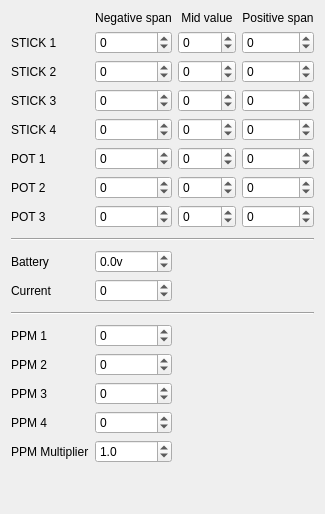
     <widget class="QWidget" name="tabCalibration">
      <attribute name="title">
       <string>Calibration</string>
      </attribute>
      <layout class="QGridLayout" name="gridLayout_2" rowstretch="0,0,0,0,0,0,0,0,0,0,0,0,0,0,0,0,0,1,0" columnstretch="0,1,1,1">
       <item row="3" column="0">
        <widget class="QLabel" name="label_17">
         <property name="text">
          <string>STICK 3</string>
         </property>
        </widget>
       </item>
       <item row="5" column="1">
        <widget class="QSpinBox" name="ana5Neg">
         <property name="statusTip">
          <string/>
         </property>
         <property name="minimum">
          <number>-9999</number>
         </property>
         <property name="maximum">
          <number>9999</number>
         </property>
        </widget>
       </item>
       <item row="0" column="1">
        <widget class="QLabel" name="label_24">
         <property name="text">
          <string>Negative span</string>
         </property>
         <property name="alignment">
          <set>Qt::AlignCenter</set>
         </property>
        </widget>
       </item>
       <item row="0" column="2">
        <widget class="QLabel" name="label_25">
         <property name="text">
          <string>Mid value</string>
         </property>
         <property name="alignment">
          <set>Qt::AlignCenter</set>
         </property>
        </widget>
       </item>
       <item row="0" column="3">
        <widget class="QLabel" name="label_26">
         <property name="text">
          <string>Positive span</string>
         </property>
         <property name="alignment">
          <set>Qt::AlignCenter</set>
         </property>
        </widget>
       </item>
       <item row="1" column="0">
        <widget class="QLabel" name="label_15">
         <property name="text">
          <string>STICK 1</string>
         </property>
        </widget>
       </item>
       <item row="1" column="1">
        <widget class="QSpinBox" name="ana1Neg">
         <property name="statusTip">
          <string/>
         </property>
         <property name="minimum">
          <number>-9999</number>
         </property>
         <property name="maximum">
          <number>9999</number>
         </property>
        </widget>
       </item>
       <item row="1" column="2">
        <widget class="QSpinBox" name="ana1Mid">
         <property name="statusTip">
          <string/>
         </property>
         <property name="minimum">
          <number>-9999</number>
         </property>
         <property name="maximum">
          <number>9999</number>
         </property>
         <property name="value">
          <number>0</number>
         </property>
        </widget>
       </item>
       <item row="1" column="3">
        <widget class="QSpinBox" name="ana1Pos">
         <property name="statusTip">
          <string/>
         </property>
         <property name="minimum">
          <number>-9999</number>
         </property>
         <property name="maximum">
          <number>9999</number>
         </property>
        </widget>
       </item>
       <item row="2" column="0">
        <widget class="QLabel" name="label_16">
         <property name="text">
          <string>STICK 2</string>
         </property>
        </widget>
       </item>
       <item row="2" column="1">
        <widget class="QSpinBox" name="ana2Neg">
         <property name="statusTip">
          <string/>
         </property>
         <property name="minimum">
          <number>-9999</number>
         </property>
         <property name="maximum">
          <number>9999</number>
         </property>
        </widget>
       </item>
       <item row="2" column="2">
        <widget class="QSpinBox" name="ana2Mid">
         <property name="statusTip">
          <string/>
         </property>
         <property name="minimum">
          <number>-9999</number>
         </property>
         <property name="maximum">
          <number>9999</number>
         </property>
        </widget>
       </item>
       <item row="2" column="3">
        <widget class="QSpinBox" name="ana2Pos">
         <property name="statusTip">
          <string/>
         </property>
         <property name="minimum">
          <number>-9999</number>
         </property>
         <property name="maximum">
          <number>9999</number>
         </property>
        </widget>
       </item>
       <item row="3" column="1">
        <widget class="QSpinBox" name="ana3Neg">
         <property name="statusTip">
          <string/>
         </property>
         <property name="minimum">
          <number>-9999</number>
         </property>
         <property name="maximum">
          <number>9999</number>
         </property>
        </widget>
       </item>
       <item row="3" column="2">
        <widget class="QSpinBox" name="ana3Mid">
         <property name="statusTip">
          <string/>
         </property>
         <property name="minimum">
          <number>-9999</number>
         </property>
         <property name="maximum">
          <number>9999</number>
         </property>
        </widget>
       </item>
       <item row="3" column="3">
        <widget class="QSpinBox" name="ana3Pos">
         <property name="statusTip">
          <string/>
         </property>
         <property name="minimum">
          <number>-9999</number>
         </property>
         <property name="maximum">
          <number>9999</number>
         </property>
        </widget>
       </item>
       <item row="4" column="0">
        <widget class="QLabel" name="label_18">
         <property name="text">
          <string>STICK 4</string>
         </property>
        </widget>
       </item>
       <item row="4" column="1">
        <widget class="QSpinBox" name="ana4Neg">
         <property name="statusTip">
          <string/>
         </property>
         <property name="minimum">
          <number>-9999</number>
         </property>
         <property name="maximum">
          <number>9999</number>
         </property>
         <property name="value">
          <number>0</number>
         </property>
        </widget>
       </item>
       <item row="4" column="2">
        <widget class="QSpinBox" name="ana4Mid">
         <property name="statusTip">
          <string/>
         </property>
         <property name="minimum">
          <number>-9999</number>
         </property>
         <property name="maximum">
          <number>9999</number>
         </property>
        </widget>
       </item>
       <item row="4" column="3">
        <widget class="QSpinBox" name="ana4Pos">
         <property name="statusTip">
          <string/>
         </property>
         <property name="minimum">
          <number>-9999</number>
         </property>
         <property name="maximum">
          <number>9999</number>
         </property>
        </widget>
       </item>
       <item row="5" column="0">
        <widget class="QLabel" name="label_19">
         <property name="text">
          <string>POT 1</string>
         </property>
        </widget>
       </item>
       <item row="5" column="2">
        <widget class="QSpinBox" name="ana5Mid">
         <property name="statusTip">
          <string/>
         </property>
         <property name="minimum">
          <number>-9999</number>
         </property>
         <property name="maximum">
          <number>9999</number>
         </property>
        </widget>
       </item>
       <item row="5" column="3">
        <widget class="QSpinBox" name="ana5Pos">
         <property name="statusTip">
          <string/>
         </property>
         <property name="minimum">
          <number>-9999</number>
         </property>
         <property name="maximum">
          <number>9999</number>
         </property>
        </widget>
       </item>
       <item row="6" column="0">
        <widget class="QLabel" name="label_20">
         <property name="text">
          <string>POT 2</string>
         </property>
        </widget>
       </item>
       <item row="6" column="1">
        <widget class="QSpinBox" name="ana6Neg">
         <property name="statusTip">
          <string/>
         </property>
         <property name="minimum">
          <number>-9999</number>
         </property>
         <property name="maximum">
          <number>9999</number>
         </property>
        </widget>
       </item>
       <item row="6" column="2">
        <widget class="QSpinBox" name="ana6Mid">
         <property name="statusTip">
          <string/>
         </property>
         <property name="minimum">
          <number>-9999</number>
         </property>
         <property name="maximum">
          <number>9999</number>
         </property>
        </widget>
       </item>
       <item row="6" column="3">
        <widget class="QSpinBox" name="ana6Pos">
         <property name="statusTip">
          <string/>
         </property>
         <property name="minimum">
          <number>-9999</number>
         </property>
         <property name="maximum">
          <number>9999</number>
         </property>
        </widget>
       </item>
       <item row="7" column="0">
        <widget class="QLabel" name="label_21">
         <property name="text">
          <string>POT 3</string>
         </property>
        </widget>
       </item>
       <item row="7" column="1">
        <widget class="QSpinBox" name="ana7Neg">
         <property name="statusTip">
          <string/>
         </property>
         <property name="minimum">
          <number>-9999</number>
         </property>
         <property name="maximum">
          <number>9999</number>
         </property>
        </widget>
       </item>
       <item row="7" column="2">
        <widget class="QSpinBox" name="ana7Mid">
         <property name="statusTip">
          <string/>
         </property>
         <property name="minimum">
          <number>-9999</number>
         </property>
         <property name="maximum">
          <number>9999</number>
         </property>
        </widget>
       </item>
       <item row="7" column="3">
        <widget class="QSpinBox" name="ana7Pos">
         <property name="statusTip">
          <string/>
         </property>
         <property name="minimum">
          <number>-9999</number>
         </property>
         <property name="maximum">
          <number>9999</number>
         </property>
        </widget>
       </item>
       <item row="9" column="0">
        <widget class="QLabel" name="label_22">
         <property name="text">
          <string>Battery</string>
         </property>
        </widget>
       </item>
       <item row="9" column="1">
        <widget class="QDoubleSpinBox" name="battCalib">
         <property name="statusTip">
          <string/>
         </property>
         <property name="suffix">
          <string>v</string>
         </property>
         <property name="decimals">
          <number>1</number>
         </property>
         <property name="minimum">
          <double>-9.900000000000000</double>
         </property>
         <property name="maximum">
          <double>9.900000000000000</double>
         </property>
         <property name="singleStep">
          <double>0.100000000000000</double>
         </property>
        </widget>
       </item>
       <item row="17" column="0">
        <widget class="QLabel" name="label_30">
         <property name="text">
          <string>PPM Multiplier</string>
         </property>
        </widget>
       </item>
       <item row="18" column="1">
        <spacer name="verticalSpacer">
         <property name="orientation">
          <enum>Qt::Vertical</enum>
         </property>
         <property name="sizeHint" stdset="0">
          <size>
           <width>20</width>
           <height>40</height>
          </size>
         </property>
        </spacer>
       </item>
       <item row="17" column="1">
        <widget class="QDoubleSpinBox" name="PPM_MultiplierDSB">
         <property name="decimals">
          <number>1</number>
         </property>
         <property name="maximum">
          <double>5.000000000000000</double>
         </property>
         <property name="value">
          <double>1.000000000000000</double>
         </property>
        </widget>
       </item>
       <item row="11" column="0" colspan="4">
        <widget class="Line" name="line">
         <property name="sizePolicy">
          <sizepolicy hsizetype="Minimum" vsizetype="Fixed">
           <horstretch>0</horstretch>
           <verstretch>0</verstretch>
          </sizepolicy>
         </property>
         <property name="minimumSize">
          <size>
           <width>0</width>
           <height>10</height>
          </size>
         </property>
         <property name="frameShadow">
          <enum>QFrame::Sunken</enum>
         </property>
         <property name="lineWidth">
          <number>1</number>
         </property>
         <property name="orientation">
          <enum>Qt::Horizontal</enum>
         </property>
        </widget>
       </item>
       <item row="12" column="0">
        <widget class="QLabel" name="label_23">
         <property name="text">
          <string>PPM 1</string>
         </property>
        </widget>
       </item>
       <item row="14" column="1">
        <widget class="QSpinBox" name="PPM2">
         <property name="toolTip">
          <string/>
         </property>
         <property name="statusTip">
          <string/>
         </property>
         <property name="whatsThis">
          <string/>
         </property>
         <property name="minimum">
          <number>-9999</number>
         </property>
         <property name="maximum">
          <number>9999</number>
         </property>
        </widget>
       </item>
       <item row="15" column="1">
        <widget class="QSpinBox" name="PPM3">
         <property name="toolTip">
          <string/>
         </property>
         <property name="statusTip">
          <string/>
         </property>
         <property name="whatsThis">
          <string/>
         </property>
         <property name="minimum">
          <number>-9999</number>
         </property>
         <property name="maximum">
          <number>9999</number>
         </property>
        </widget>
       </item>
       <item row="16" column="1">
        <widget class="QSpinBox" name="PPM4">
         <property name="toolTip">
          <string/>
         </property>
         <property name="statusTip">
          <string/>
         </property>
         <property name="whatsThis">
          <string/>
         </property>
         <property name="minimum">
          <number>-9999</number>
         </property>
         <property name="maximum">
          <number>9999</number>
         </property>
        </widget>
       </item>
       <item row="12" column="1">
        <widget class="QSpinBox" name="PPM1">
         <property name="toolTip">
          <string/>
         </property>
         <property name="statusTip">
          <string/>
         </property>
         <property name="whatsThis">
          <string/>
         </property>
         <property name="minimum">
          <number>-9999</number>
         </property>
         <property name="maximum">
          <number>9999</number>
         </property>
        </widget>
       </item>
       <item row="14" column="0">
        <widget class="QLabel" name="label_33">
         <property name="text">
          <string>PPM 2</string>
         </property>
        </widget>
       </item>
       <item row="15" column="0">
        <widget class="QLabel" name="label_34">
         <property name="text">
          <string>PPM 3</string>
         </property>
        </widget>
       </item>
       <item row="16" column="0">
        <widget class="QLabel" name="label_35">
         <property name="text">
          <string>PPM 4</string>
         </property>
        </widget>
       </item>
       <item row="8" column="0" colspan="4">
        <widget class="Line" name="line_2">
         <property name="minimumSize">
          <size>
           <width>0</width>
           <height>10</height>
          </size>
         </property>
         <property name="orientation">
          <enum>Qt::Horizontal</enum>
         </property>
        </widget>
       </item>
       <item row="10" column="1">
        <widget class="QSpinBox" name="CurrentCalib_SB">
         <property name="minimum">
          <number>-49</number>
         </property>
         <property name="maximum">
          <number>49</number>
         </property>
        </widget>
       </item>
       <item row="10" column="0">
        <widget class="QLabel" name="label_CurrentCalib">
         <property name="text">
          <string>Current</string>
         </property>
        </widget>
       </item>
      </layout>
     </widget>
